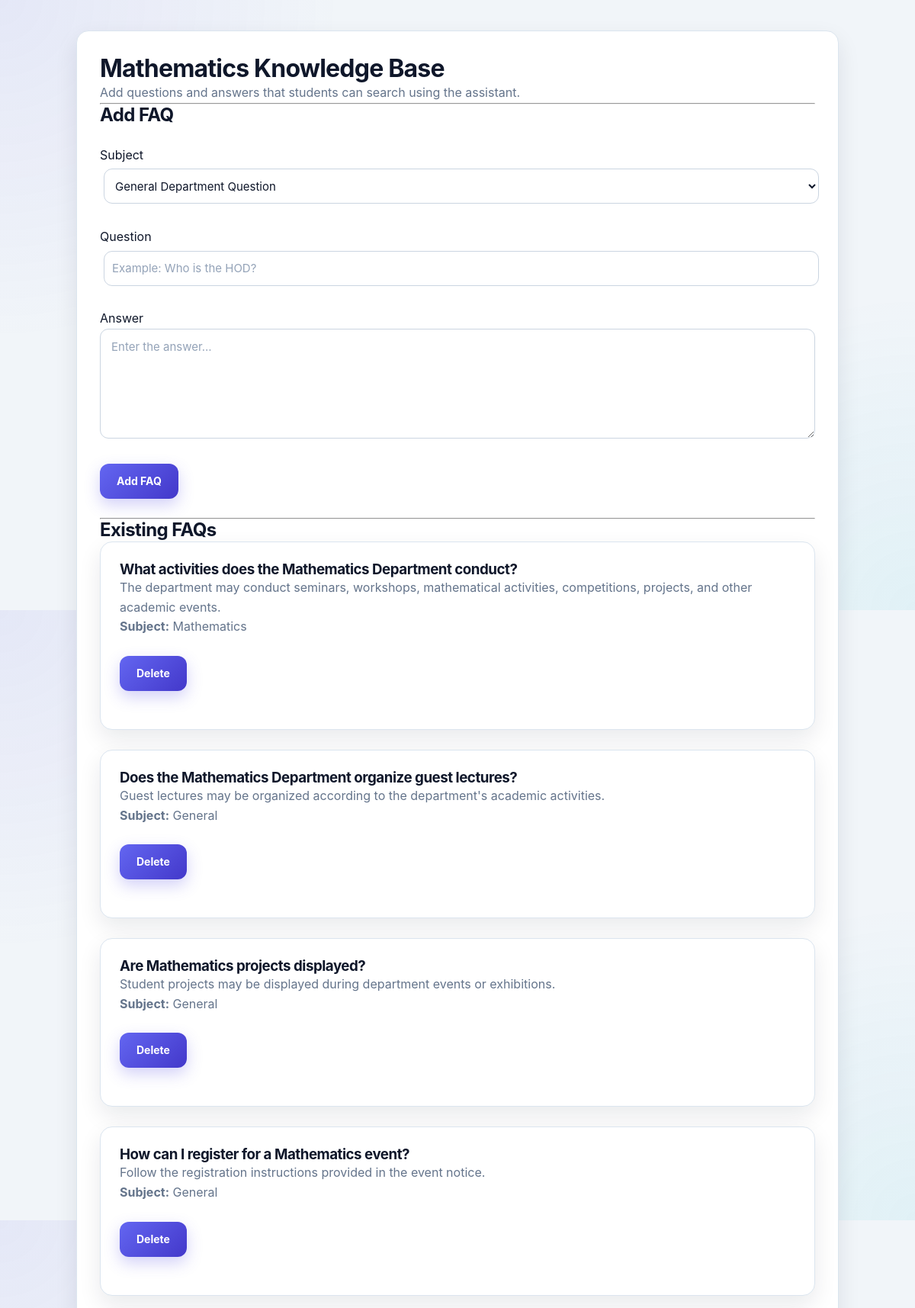
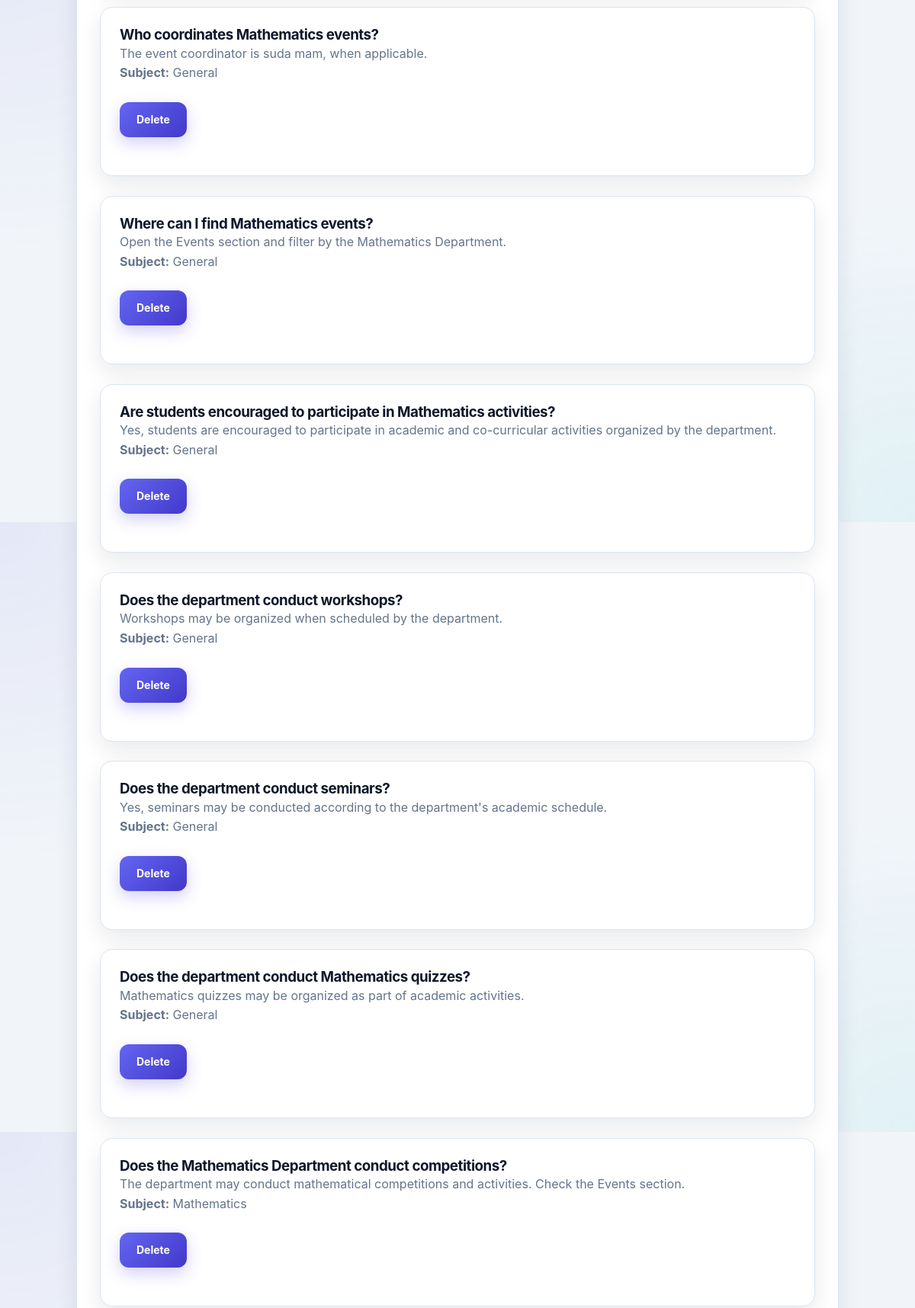
/admin/faqs (signed in, upper part), run on the app's committed database (2 pictures, top to bottom).
### tables this page shows
CREATE TABLE departments (

            department_id INTEGER PRIMARY KEY AUTOINCREMENT,

            name TEXT UNIQUE NOT NULL,

            description TEXT,

            hod_name TEXT,

            hod_email TEXT,

            hod_phone TEXT,

            department_location TEXT
        );

CREATE TABLE faqs (

            faq_id INTEGER PRIMARY KEY AUTOINCREMENT,

            question TEXT NOT NULL,

            answer TEXT NOT NULL,

            department_id INTEGER,

            subject_id INTEGER,

            created_by TEXT,

            created_at TEXT DEFAULT CURRENT_TIMESTAMP,

            FOREIGN KEY (department_id)
            REFERENCES departments(department_id),

            FOREIGN KEY (subject_id)
            REFERENCES subjects(subject_id),

            FOREIGN KEY (created_by)
            REFERENCES admins(admin_id)
        );

CREATE TABLE subjects (

            subject_id INTEGER PRIMARY KEY AUTOINCREMENT,

            name TEXT NOT NULL,

            subject_code TEXT,

            department_id INTEGER NOT NULL,

            year INTEGER NOT NULL,

            semester INTEGER,

            FOREIGN KEY (department_id)
            REFERENCES departments(department_id)
        );

### app.py (the view, shortened to what this page needs)
@app.route(
    "/admin/faqs",
    methods=[
        "GET",
        "POST"
    ]
)
def manage_faqs():
    if (
        session.get("user_type")
        != "admin"
    ):
        return redirect(
            url_for("login")
        )
    if (
        session.get("role")
        != "department_admin"
    ):
        return redirect(
            url_for(
                "admin_dashboard"
            )
        )
    department_id = (
        session.get(
            "department_id"
        )
    )
    admin_id = session.get(
        "admin_id"
    )
    if not department_id:
        return redirect(
            url_for(
                "admin_dashboard"
            )
        )
    department = get_department(
        department_id
    )
    subjects = (
        get_subjects_by_department(
            department_id
        )
    )
    faqs = (
        get_faqs_by_department(
            department_id
        )
    )
    return render_template(
        "manage_faqs.html",
        department=department,
        subjects=subjects,
        faqs=faqs
    )

### app.py (called while the page is built)
@app.context_processor
def inject_app_name():
    return {
        "app_name": app.config["APP_NAME"]
    }

### database/database.py (called while the page is built)
def connect_database():
    os.makedirs(
        DATA_DIR,
        exist_ok=True
    )
    connection = sqlite3.connect(
        DB_PATH
    )
    connection.row_factory = sqlite3.Row
    connection.execute(
        "PRAGMA foreign_keys = ON"
    )
    return connection

def get_department(department_id):
    connection = connect_database()
    cursor = connection.cursor()
    cursor.execute("""
        SELECT *
        FROM departments
        WHERE department_id = ?
    """, (
        department_id,
    ))
    department = cursor.fetchone()
    connection.close()
    return department

def get_subjects_by_department(department_id):
    connection = connect_database()
    cursor = connection.cursor()
    cursor.execute("""
        SELECT *
        FROM subjects
        WHERE department_id = ?
        ORDER BY year, semester, name
    """, (
        department_id,
    ))
    subjects = cursor.fetchall()
    connection.close()
    return subjects

def get_faqs_by_department(department_id):
    connection = connect_database()
    cursor = connection.cursor()
    cursor.execute("""
        SELECT
            faqs.*,
            subjects.name AS subject_name

        FROM faqs

        LEFT JOIN subjects
        ON faqs.subject_id = subjects.subject_id

        WHERE faqs.department_id = ?

        ORDER BY faqs.created_at DESC
    """, (
        department_id,
    ))
    records = cursor.fetchall()
    connection.close()
    return records

### templates/manage_faqs.html (shortened to what this page needs)
<!DOCTYPE html>
<html lang="en">
<head>
    <link
        rel="stylesheet"
        href="{{ url_for('static', filename='css/style.css') }}"
    >
</head>
<body>
<div class="attendance-page">
    <h1>
        {{ department["name"] }}
        Knowledge Base
    </h1>
    <p>
        Add questions and answers that students
        can search using the assistant.
    </p>
    <hr>
    <h2>Add FAQ</h2>
    <form method="POST">
        <label>
            Subject
        </label>
        <select name="subject_id">
            <option value="">
                General Department Question
            </option>
        </select>
        <br><br>
        <label>
            Question
        </label>
        <input
            type="text"
            name="question"
            placeholder="Example: Who is the HOD?"
            required
        >
        <br><br>
        <label>
            Answer
        </label>
        <textarea
            name="answer"
            rows="5"
            placeholder="Enter the answer..."
            required
            style="width: 100%;"
        ></textarea>
        <br><br>
        <button type="submit">
            Add FAQ
        </button>
    </form>
    <hr>
    <h2>Existing FAQs</h2>
    {% if faqs %}
        {% for faq in faqs %}
            <div class="dashboard-section">
                <h3>
                    {{ faq["question"] }}
                </h3>
                <p>
                    {{ faq["answer"] }}
                </p>
                <p>
                    <strong>Subject:</strong>
                    {{
                        faq["subject_name"]
                        or
                        "General"
                    }}
                </p>
                <form method="POST">
                    <button type="submit">
                        Delete
                    </button>
                </form>
            </div>
            <br>
        {% endfor %}
    {% else %}
        <p>
            No FAQs have been added yet.
        </p>
    {% endif %}
    <br>
</div>
</body>
</html>

### data on the page
departments: name "Mathematics"
faqs: question "What activities does the Mathematics Department conduct?", answer "The department may conduct seminars, workshops, mathematical activities, competitions, projects, and other academic events.", name "Mathematics"
faqs: question "Does the Mathematics Department organize guest lectures?", answer "Guest lectures may be organized according to the department's academic activities.", faq "General"
faqs: question "Are Mathematics projects displayed?", answer "Student projects may be displayed during department events or exhibitions.", faq "General"
faqs: question "How can I register for a Mathematics event?", answer "Follow the registration instructions provided in the event notice.", faq "General"
faqs: question "Who coordinates Mathematics events?", answer "The event coordinator is suda mam, when applicable.", faq "General"
faqs: question "Where can I find Mathematics events?", answer "Open the Events section and filter by the Mathematics Department.", faq "General"
faqs: question "Are students encouraged to participate in Mathematics activities?", answer "Yes, students are encouraged to participate in academic and co-curricular activities organized by the department.", faq "General"
faqs: question "Does the department conduct workshops?", answer "Workshops may be organized when scheduled by the department.", faq "General"
faqs: question "Does the department conduct seminars?", answer "Yes, seminars may be conducted according to the department's academic schedule.", faq "General"
faqs: question "Does the department conduct Mathematics quizzes?", answer "Mathematics quizzes may be organized as part of academic activities.", faq "General"
faqs: question "Does the Mathematics Department conduct competitions?", answer "The department may conduct mathematical competitions and activities. Check the Events section.", name "Mathematics"
